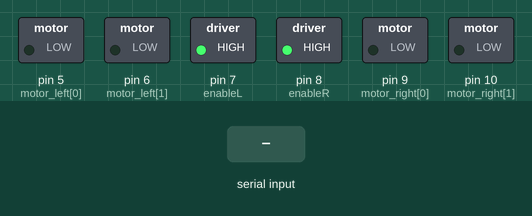
This sketch was run on a simulated Arduino Uno, built with avr-gcc and run on an emulated ATmega328P. Shown: switched loads named in the sketch (green lamp = pin HIGH). The inputs (shaded band) are chosen by the test bench.

Above: at 1.2 s.
1.3 s: "F" received over the second serial link
At 2.4 s:
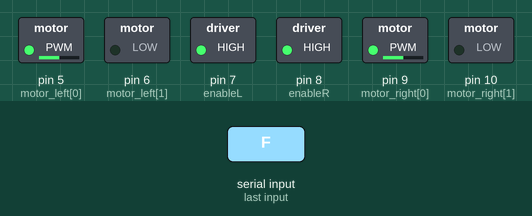
2.8 s: "I" received over the second serial link
At 3.6 s:
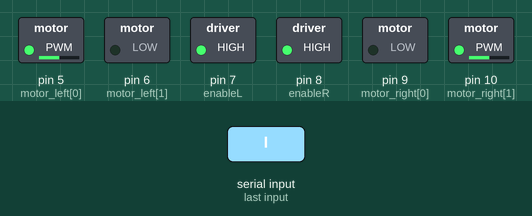
4.3 s: "G" received over the second serial link
At 4.7 s:
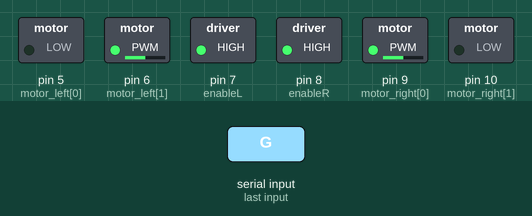
5.8 s: "B" received over the second serial link
At 7.0 s:
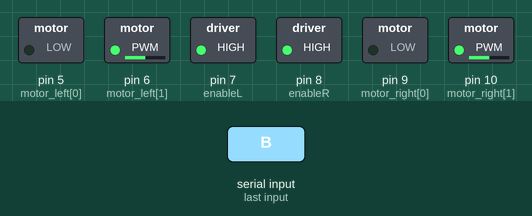
7.3 s: "J" received over the second serial link
At 8.2 s:
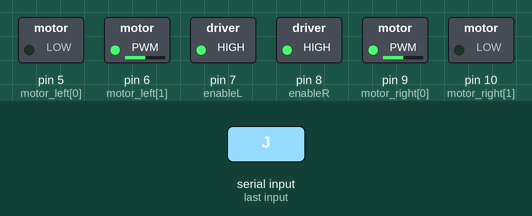
Timing chart, 0 to 9.8 s (numbered marks = the images above; inputs shaded):
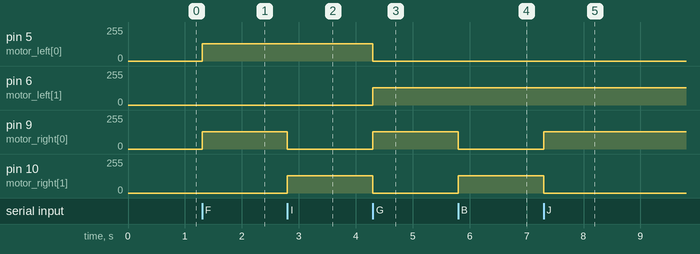

The sketch:

BluetoothCar.ino
```cpp
/*
 *  Bluetooth remote controlled car.
 *
 *  This particular kit uses the skid-steer setup. You can modify it in order to
 *  add functionalities (i.e. turning the fron wheels, or adding a horn)
 *
 *  To see what all the buttons in the app do, click on the app settings
 *  and scroll all the way down.
 *
 *  Note: The arduino is powered directly from the battery
 *
 */
#include "BluetoothCar.h" //user defined library

void setup() {
 Serial.begin(9600);      // serial monitor only used for debuging
 bluetooh_setup();
 motor_setup();
}

void loop() {
  get_command();
  //Serial.println(recvChar); //uncomment for debugging
  switch(recvChar)
  {
    case 'S':         //The RC App send a signal every 50 ms. 'S' is the default signal
      drive_stop();
      break;
    case 'F':         // 'F' is the forward button
      drive_forward();
      break;
    case 'I':         // 'I' is the forward-right button
    case 'H':         // 'H' is the back-left button
    case 'R':         // 'R' is the right button
      drive_right();
      break;
    case 'G':         // 'G' is the forward-left button
    case 'J':         // 'J' is the back-right button
    case 'L':         // 'L' is the left button
      drive_left();
      break;
    case 'B':         // 'B' is the backward button
      drive_backward();
      break;
  }

}
```

BluetoothCar.h
```cpp
/*
 * Bluetooth car header
 */

#ifndef BLUETOOTHCAR_HEADER
#define BLUETOOTHCAR_HEADER

#include <Arduino.h>
#define VERSION 0.1

//global variable
extern char recvChar;

//bluetooth_slave.c
void bluetooh_setup(void);
char get_command(void);

//motors.cpp
void motor_setup(void);
void drive_forward(void);
void drive_backward(void);
void drive_left(void);
void drive_right(void);
void drive_stop(void);

#endif
```

bluetooth_slave.cpp
```cpp
/*
 * Simple code designed to receive data from the HC-06 bluetooth receiver
 * URL: https://amazon.com/Pass-Through-Communication-Compatible-Atomic-Market/dp/B00TNOO438
 */
#include "BluetoothCar.h"
#include "SoftwareSerial.h"

#define RxD 2                           // connect to Tx pin on bluetooth receiver
#define TxD 4                           // connect to Rx pin on bluetooth receiver

SoftwareSerial blueToohSerial(RxD,TxD); //software serial object

char recvChar;                          // saves the value received from the HC-06

void bluetooh_setup(void)
{
  pinMode(RxD, INPUT);
  pinMode(TxD, OUTPUT);
  blueToohSerial.begin(9600);           // connect to HC-06
  blueToohSerial.flush();               // flush whatever was there before

}

char get_command(void)
{
   if(blueToohSerial.available())     // if there is a connection, read what is being sent
    {
      recvChar = blueToohSerial.read();
    }
    return recvChar;
}
```

motors.cpp
```cpp
/*
 *  This code controls 4 DC motors via s L298 Dual H-Bridge motor driver
 *  You can use any 4WD kit as long as your battery has enough power to run the motors and arduino.
 *  This design uses a 7.4v 2200mAh RC battery.
 */
#include "BluetoothCar.h"

int motor_left[]  = {5,6};        // pwm pins on arduino, IN1 and IN2 on motor driver
int motor_right[] = {9,10};       // pwm pins on arduino, IN3 and IN4 on motor driver
int enableL       = 7;            // ENA on motor driver, enables IN1 and IN2 on motor driver (MOTORA)
int enableR       = 8;            // ENB on motor driver, enables IN3 and IN4 on motor driver (MOTORB)

int speed         = 128;          //max speed is 255 = 100% (5v output)

void motor_setup(void)
{                                 // since we are using analogWrite to control the motors,
                                  // there is no need to set the motor pins as outputs
  pinMode(enableL, OUTPUT);
  pinMode(enableR, OUTPUT);
  digitalWrite(enableL, HIGH);    // keep motors always avaliable
  digitalWrite(enableR, HIGH);
}

void drive_forward(void)
{
  analogWrite(motor_left[0], speed);
  analogWrite(motor_left[1], 0);

  analogWrite(motor_right[0], speed);
  analogWrite(motor_right[1], 0);
}

void drive_backward(void)
{
  analogWrite(motor_left[0], 0);
  analogWrite(motor_left[1], speed);

  analogWrite(motor_right[0], 0);
  analogWrite(motor_right[1], speed);
}

void drive_left(void)
{
  analogWrite(motor_left[0], 0);
  analogWrite(motor_left[1], speed);

  analogWrite(motor_right[0], speed);
  analogWrite(motor_right[1], 0);
}

void drive_right(void)
{
  analogWrite(motor_left[0], speed);
  analogWrite(motor_left[1], 0);

  analogWrite(motor_right[0], 0);
  analogWrite(motor_right[1], speed);
}

void drive_stop(void)
{
  analogWrite(motor_left[0], 0);
  analogWrite(motor_left[1], 0);

  analogWrite(motor_right[0], 0);
  analogWrite(motor_right[1], 0);
}
```

Measured:
- after the input at 1.3 s, pin 5 (motor_left[0]), pin 9 (motor_right[0]): 0/255 → 128/255 at once
- after the input at 2.8 s, pin 9 (motor_right[0]): 128/255 → 0/255 at once; pin 10 (motor_right[1]): 0/255 → 128/255 at once
- after the input at 4.3 s, pin 5 (motor_left[0]), pin 10 (motor_right[1]): 128/255 → 0/255 at once; pin 6 (motor_left[1]), pin 9 (motor_right[0]): 0/255 → 128/255 at once
- after the input at 5.8 s, pin 9 (motor_right[0]): 128/255 → 0/255 at once; pin 10 (motor_right[1]): 0/255 → 128/255 at once
- after the input at 7.3 s, pin 9 (motor_right[0]): 0/255 → 128/255 at once; pin 10 (motor_right[1]): 128/255 → 0/255 at once
